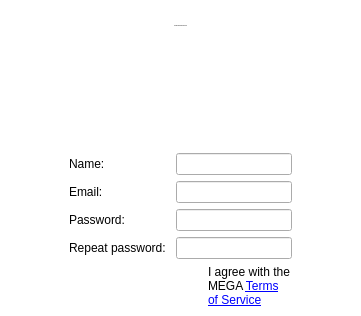
     <widget class="QWidget" name="pNewAccount">
      <property name="styleSheet">
       <string notr="true">background: transparent;</string>
      </property>
      <layout class="QVBoxLayout" name="verticalLayout_8">
       <property name="spacing">
        <number>6</number>
       </property>
       <property name="leftMargin">
        <number>60</number>
       </property>
       <property name="topMargin">
        <number>25</number>
       </property>
       <property name="rightMargin">
        <number>60</number>
       </property>
       <property name="bottomMargin">
        <number>9</number>
       </property>
       <item>
        <widget class="QLabel" name="lCreateAccount">
         <property name="font">
          <font>
           <pointsize>-1</pointsize>
           <weight>50</weight>
           <italic>false</italic>
           <bold>false</bold>
          </font>
         </property>
         <property name="styleSheet">
          <string notr="true"/>
         </property>
         <property name="text">
          <string>Create a new MEGA account</string>
         </property>
         <property name="alignment">
          <set>Qt::AlignCenter</set>
         </property>
        </widget>
       </item>
       <item>
        <widget class="QWidget" name="wCreateAccountForm" native="true">
         <property name="styleSheet">
          <string notr="true"/>
         </property>
         <layout class="QFormLayout" name="formLayout_3">
          <property name="fieldGrowthPolicy">
           <enum>QFormLayout::ExpandingFieldsGrow</enum>
          </property>
          <property name="rowWrapPolicy">
           <enum>QFormLayout::DontWrapRows</enum>
          </property>
          <property name="labelAlignment">
           <set>Qt::AlignLeading|Qt::AlignLeft|Qt::AlignVCenter</set>
          </property>
          <property name="horizontalSpacing">
           <number>10</number>
          </property>
          <property name="verticalSpacing">
           <number>6</number>
          </property>
          <property name="leftMargin">
           <number>9</number>
          </property>
          <property name="topMargin">
           <number>120</number>
          </property>
          <property name="rightMargin">
           <number>9</number>
          </property>
          <property name="bottomMargin">
           <number>0</number>
          </property>
          <item row="0" column="0">
           <widget class="QLabel" name="lName">
            <property name="sizePolicy">
             <sizepolicy hsizetype="MinimumExpanding" vsizetype="Preferred">
              <horstretch>0</horstretch>
              <verstretch>0</verstretch>
             </sizepolicy>
            </property>
            <property name="text">
             <string>Name:</string>
            </property>
           </widget>
          </item>
          <item row="0" column="1">
           <widget class="QLineEdit" name="eName">
            <property name="styleSheet">
             <string notr="true">background: none;</string>
            </property>
           </widget>
          </item>
          <item row="1" column="0">
           <widget class="QLabel" name="lEmail">
            <property name="text">
             <string>Email:</string>
            </property>
           </widget>
          </item>
          <item row="1" column="1">
           <widget class="QLineEdit" name="eEmail">
            <property name="styleSheet">
             <string notr="true">background: none;</string>
            </property>
           </widget>
          </item>
          <item row="2" column="0">
           <widget class="QLabel" name="lPassword">
            <property name="text">
             <string>Password:</string>
            </property>
           </widget>
          </item>
          <item row="2" column="1">
           <widget class="QLineEdit" name="ePassword">
            <property name="styleSheet">
             <string notr="true">background: none;</string>
            </property>
            <property name="echoMode">
             <enum>QLineEdit::Password</enum>
            </property>
           </widget>
          </item>
          <item row="3" column="0">
           <widget class="QLabel" name="lRepeatPassword">
            <property name="text">
             <string>Repeat password:</string>
            </property>
           </widget>
          </item>
          <item row="3" column="1">
           <widget class="QLineEdit" name="eRepeatPassword">
            <property name="styleSheet">
             <string notr="true">background: none;</string>
            </property>
            <property name="echoMode">
             <enum>QLineEdit::Password</enum>
            </property>
           </widget>
          </item>
          <item row="4" column="1">
           <widget class="QWidget" name="widget_4" native="true">
            <layout class="QHBoxLayout" name="horizontalLayout_4" stretch="0,1">
             <property name="spacing">
              <number>18</number>
             </property>
             <property name="leftMargin">
              <number>0</number>
             </property>
             <property name="topMargin">
              <number>0</number>
             </property>
             <property name="rightMargin">
              <number>0</number>
             </property>
             <property name="bottomMargin">
              <number>0</number>
             </property>
             <item>
              <widget class="QCheckBox" name="cAgreeWithTerms">
               <property name="sizePolicy">
                <sizepolicy hsizetype="Preferred" vsizetype="Preferred">
                 <horstretch>0</horstretch>
                 <verstretch>0</verstretch>
                </sizepolicy>
               </property>
               <property name="minimumSize">
                <size>
                 <width>0</width>
                 <height>20</height>
                </size>
               </property>
               <property name="maximumSize">
                <size>
                 <width>18</width>
                 <height>20</height>
                </size>
               </property>
               <property name="styleSheet">
                <string notr="true"/>
               </property>
               <property name="text">
                <string/>
               </property>
              </widget>
             </item>
             <item>
              <widget class="QLabel" name="lTermsLink">
               <property name="focusPolicy">
                <enum>Qt::StrongFocus</enum>
               </property>
               <property name="styleSheet">
                <string notr="true"/>
               </property>
               <property name="text">
                <string>I agree with the MEGA &lt;a href=&quot;https://mega.co.nz/#terms&quot;&gt;Terms of Service&lt;/a&gt;</string>
               </property>
               <property name="textFormat">
                <enum>Qt::RichText</enum>
               </property>
               <property name="wordWrap">
                <bool>true</bool>
               </property>
               <property name="openExternalLinks">
                <bool>true</bool>
               </property>
              </widget>
             </item>
            </layout>
           </widget>
          </item>
         </layout>
        </widget>
       </item>
      </layout>
     </widget>
